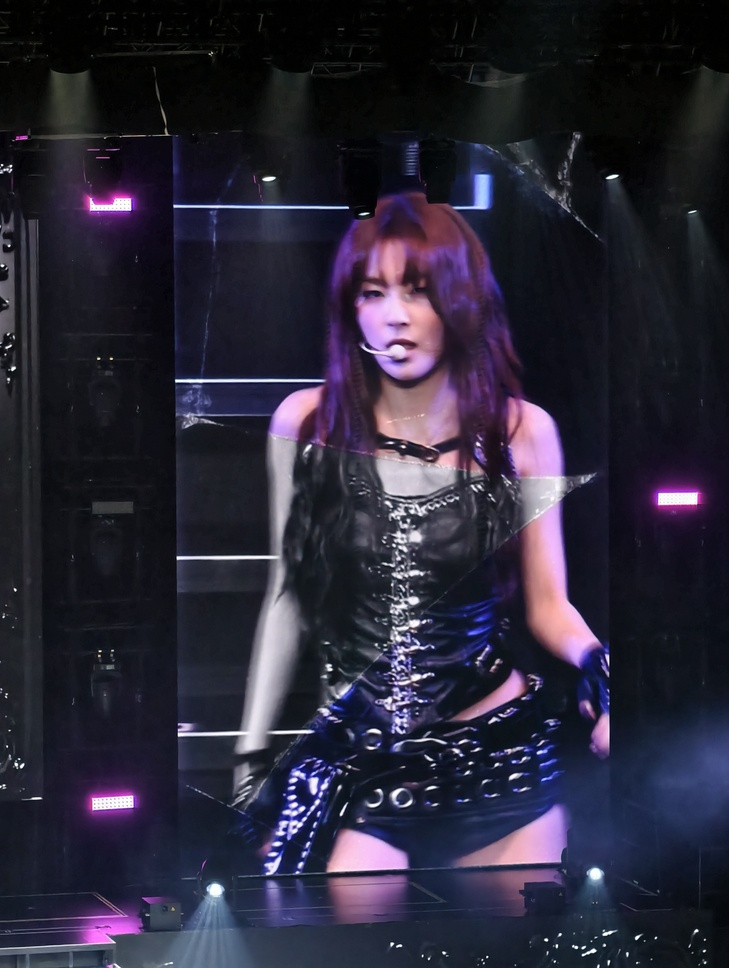
//> input picture work2/1.jpg, 729 x 968 px, shrunk from 3072 x 4080 before the run
$ ./main   (built with g++ and OpenCV 4)
//> lines starting //> are read from the running program, lines starting //| are printed output that depends on the picture
#include <opencv2/opencv.hpp>
#include <iostream>

using namespace cv;
using namespace std;

int main() {
    // 1. 读取图片（确保1.jpg和程序在同一目录）
    Mat img = imread("/mnt/c/Users/enlong/Desktop/1.jpg");
//> img is the input picture: 968 rows x 729 cols, CV_8UC3; mean B, G, R 55.5, 39.3, 42.2
    if (img.empty()) {
        cout << "错误：无法读取图片 1.jpg，请检查文件路径！" << endl;
        return -1;
    }

    // 2. 输出图像基本信息
    cout << "===== 图像基本信息 =====" << endl;
    cout << "图像尺寸（宽度 x 高度）: " << img.cols << " x " << img.rows << endl;
//| 图像尺寸（宽度 x 高度）: 729 x 968
    cout << "图像通道数: " << img.channels() << " (3为彩色, 1为灰度)" << endl;
//| 图像通道数: 3 (3为彩色, 1为灰度)
    cout << "图像数据类型: " << img.type() << " (通常16对应CV_8UC3)" << endl;
//| 图像数据类型: 16 (通常16对应CV_8UC3)

    // 3. 显示原图
    imshow("【任务3】原图显示", img);
    waitKey(0); // 按任意键继续

    // 4. 转换为灰度图并显示
    Mat gray;
    cvtColor(img, gray, COLOR_BGR2GRAY); // BGR 转灰度
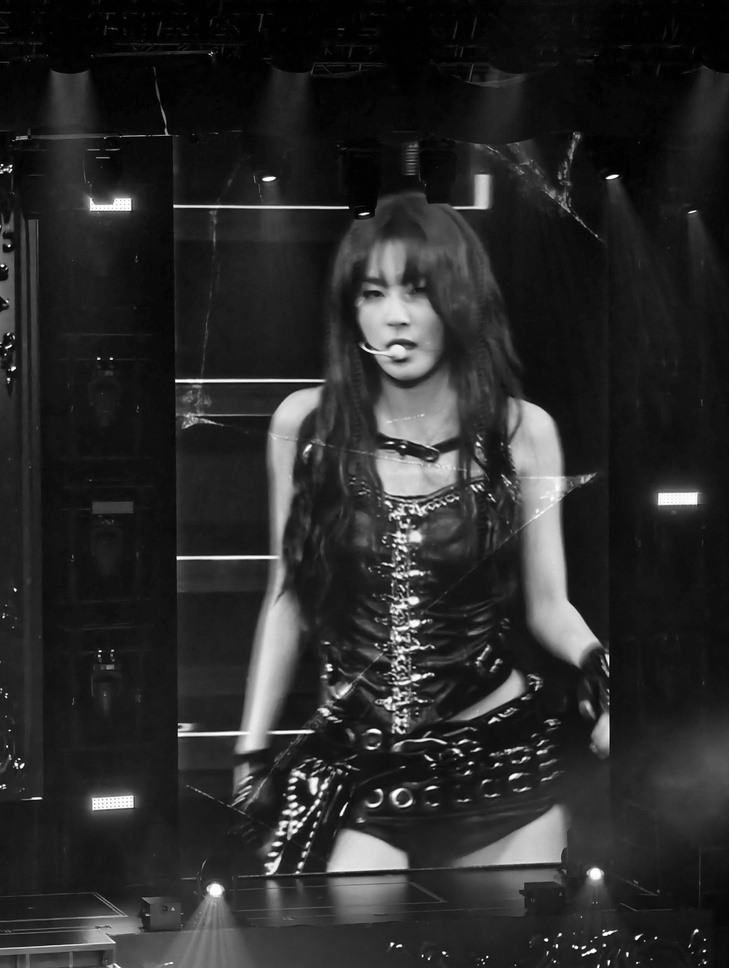
//> gray: 968 rows x 729 cols, CV_8UC1; min 0, max 255, mean 42
    imshow("【任务4】灰度图转换", gray);
    waitKey(0);

    // 5. 保存灰度图
    imwrite("gray_result.jpg", gray);
    cout << "\n灰度图已保存为: gray_result.jpg" << endl;

    // 6. 模拟NumPy操作：像素访问 + 区域裁剪
    cout << "\n===== 模拟NumPy操作 =====" << endl;
    // 输出左上角像素值
    Vec3b pixel = img.at<Vec3b>(0, 0);
//> pixel = [1, 1, 1]
    cout << "左上角像素 (B, G, R): "
         << (int)pixel[0] << ", "
         << (int)pixel[1] << ", "
         << (int)pixel[2] << endl;
//| 左上角像素 (B, G, R): 1, 1, 1

    // 裁剪左上角50x50区域
    Rect roi(0, 0, 50, 50);
    Mat cropped = img(roi);
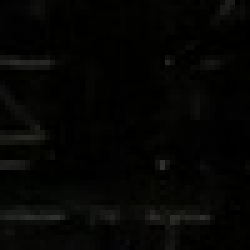
//> cropped: 50 rows x 50 cols, CV_8UC3 (shown 5 times larger); mean B, G, R 3.5, 5.1, 4.9
    imshow("【任务6】左上角裁剪", cropped);
    imwrite("cropped_top_left.jpg", cropped);
    cout << "裁剪区域已保存为: cropped_top_left.jpg" << endl;

    waitKey(0);
    destroyAllWindows();
    return 0;
}
